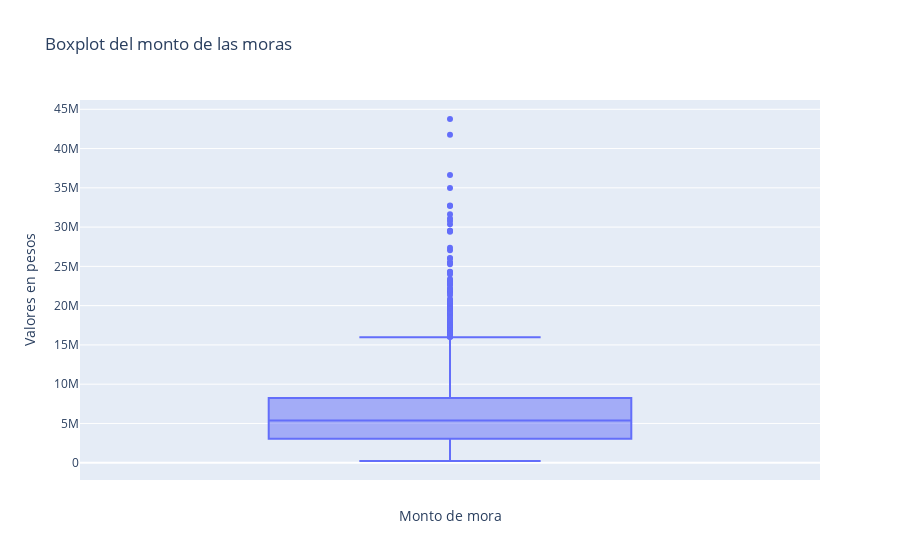

The cell this chart's notebook holds for it:
### Code cell
# Boxplot para entender la distribución de las moras
fig = px.box(clients, y='cuenta.monto_mora', title='Boxplot del monto de las moras')

# Personalizar etiquetas
fig.update_layout(
    xaxis_title='Monto de mora',
    yaxis_title='Valores en pesos'
)
fig.show()

### Figure 1 — Plotly figure (JSON) as saved in the notebook; plotly's stock layout.template omitted (floating-point values rounded to 4 significant figures; data arrays with more than 128 entries replaced by an {"elided": "..."} marker saying what was removed)
{"data": [{"alignmentgroup": "True", "hovertemplate": "cuenta.monto_mora=%{y}<extra></extra>", "legendgroup": "", "marker": {"color": "#636efa"}, "name": "", "notched": false, "offsetgroup": "", "orientation": "v", "showlegend": false, "type": "box", "x0": " ", "xaxis": "x", "y": {"elided": "2678 int values"}, "y0": " ", "yaxis": "y"}], "layout": {"boxmode": "group", "legend": {"tracegroupgap": 0}, "title": {"text": "Boxplot del monto de las moras"}, "xaxis": {"anchor": "y", "domain": [0, 1], "title": {"text": "Monto de mora"}}, "yaxis": {"anchor": "x", "domain": [0, 1], "title": {"text": "Valores en pesos"}}}}
